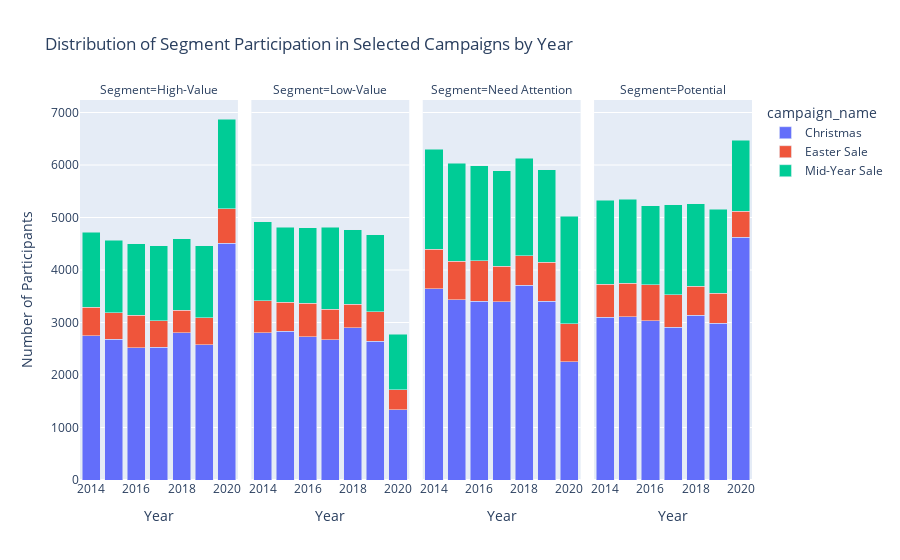

Notebook cell for this chart:
### Code cell
campaigns = ['Easter Sale', 'Mid-Year Sale', 'Christmas']
fig = plot_campaign_participation_distribution(df, campaigns)
fig.show()

### Figure 1 — Plotly figure (JSON) as saved in the notebook; plotly's stock layout.template omitted (floating-point values rounded to 4 significant figures)
{"data": [{"alignmentgroup": "True", "hovertemplate": "campaign_name=Christmas<br>Segment=High-Value<br>Year=%{x}<br>Number of Participants=%{y}<extra></extra>", "legendgroup": "Christmas", "marker": {"color": "#636efa", "pattern": {"shape": ""}}, "name": "Christmas", "offsetgroup": "Christmas", "orientation": "v", "showlegend": true, "textposition": "auto", "type": "bar", "x": [2014, 2015, 2016, 2017, 2018, 2019, 2020], "xaxis": "x", "y": [2745, 2681, 2520, 2527, 2802, 2576, 4508], "yaxis": "y"}, {"alignmentgroup": "True", "hovertemplate": "campaign_name=Christmas<br>Segment=Low-Value<br>Year=%{x}<br>Number of Participants=%{y}<extra></extra>", "legendgroup": "Christmas", "marker": {"color": "#636efa", "pattern": {"shape": ""}}, "name": "Christmas", "offsetgroup": "Christmas", "orientation": "v", "showlegend": false, "textposition": "auto", "type": "bar", "x": [2014, 2015, 2016, 2017, 2018, 2019, 2020], "xaxis": "x2", "y": [2806, 2838, 2729, 2673, 2901, 2641, 1334], "yaxis": "y2"}, {"alignmentgroup": "True", "hovertemplate": "campaign_name=Christmas<br>Segment=Need Attention<br>Year=%{x}<br>Number of Participants=%{y}<extra></extra>", "legendgroup": "Christmas", "marker": {"color": "#636efa", "pattern": {"shape": ""}}, "name": "Christmas", "offsetgroup": "Christmas", "orientation": "v", "showlegend": false, "textposition": "auto", "type": "bar", "x": [2014, 2015, 2016, 2017, 2018, 2019, 2020], "xaxis": "x3", "y": [3643, 3435, 3401, 3395, 3713, 3404, 2256], "yaxis": "y3"}, {"alignmentgroup": "True", "hovertemplate": "campaign_name=Christmas<br>Segment=Potential<br>Year=%{x}<br>Number of Participants=%{y}<extra></extra>", "legendgroup": "Christmas", "marker": {"color": "#636efa", "pattern": {"shape": ""}}, "name": "Christmas", "offsetgroup": "Christmas", "orientation": "v", "showlegend": false, "textposition": "auto", "type": "bar", "x": [2014, 2015, 2016, 2017, 2018, 2019, 2020], "xaxis": "x4", "y": [3100, 3106, 3035, 2908, 3138, 2990, 4626], "yaxis": "y4"}, {"alignmentgroup": "True", "hovertemplate": "campaign_name=Easter Sale<br>Segment=High-Value<br>Year=%{x}<br>Number of Participants=%{y}<extra></extra>", "legendgroup": "Easter Sale", "marker": {"color": "#EF553B", "pattern": {"shape": ""}}, "name": "Easter Sale", "offsetgroup": "Easter Sale", "orientation": "v", "showlegend": true, "textposition": "auto", "type": "bar", "x": [2014, 2015, 2016, 2017, 2018, 2019, 2020], "xaxis": "x", "y": [548, 509, 616, 506, 433, 515, 654], "yaxis": "y"}, {"alignmentgroup": "True", "hovertemplate": "campaign_name=Easter Sale<br>Segment=Low-Value<br>Year=%{x}<br>Number of Participants=%{y}<extra></extra>", "legendgroup": "Easter Sale", "marker": {"color": "#EF553B", "pattern": {"shape": ""}}, "name": "Easter Sale", "offsetgroup": "Easter Sale", "orientation": "v", "showlegend": false, "textposition": "auto", "type": "bar", "x": [2014, 2015, 2016, 2017, 2018, 2019, 2020], "xaxis": "x2", "y": [610, 545, 635, 580, 443, 568, 381], "yaxis": "y2"}, {"alignmentgroup": "True", "hovertemplate": "campaign_name=Easter Sale<br>Segment=Need Attention<br>Year=%{x}<br>Number of Participants=%{y}<extra></extra>", "legendgroup": "Easter Sale", "marker": {"color": "#EF553B", "pattern": {"shape": ""}}, "name": "Easter Sale", "offsetgroup": "Easter Sale", "orientation": "v", "showlegend": false, "textposition": "auto", "type": "bar", "x": [2014, 2015, 2016, 2017, 2018, 2019, 2020], "xaxis": "x3", "y": [754, 736, 779, 672, 556, 742, 717], "yaxis": "y3"}, {"alignmentgroup": "True", "hovertemplate": "campaign_name=Easter Sale<br>Segment=Potential<br>Year=%{x}<br>Number of Participants=%{y}<extra></extra>", "legendgroup": "Easter Sale", "marker": {"color": "#EF553B", "pattern": {"shape": ""}}, "name": "Easter Sale", "offsetgroup": "Easter Sale", "orientation": "v", "showlegend": false, "textposition": "auto", "type": "bar", "x": [2014, 2015, 2016, 2017, 2018, 2019, 2020], "xaxis": "x4", "y": [624, 644, 688, 620, 557, 570, 495], "yaxis": "y4"}, {"alignmentgroup": "True", "hovertemplate": "campaign_name=Mid-Year Sale<br>Segment=High-Value<br>Year=%{x}<br>Number of Participants=%{y}<extra></extra>", "legendgroup": "Mid-Year Sale", "marker": {"color": "#00cc96", "pattern": {"shape": ""}}, "name": "Mid-Year Sale", "offsetgroup": "Mid-Year Sale", "orientation": "v", "showlegend": true, "textposition": "auto", "type": "bar", "x": [2014, 2015, 2016, 2017, 2018, 2019, 2020], "xaxis": "x", "y": [1422, 1380, 1366, 1433, 1356, 1369, 1714], "yaxis": "y"}, {"alignmentgroup": "True", "hovertemplate": "campaign_name=Mid-Year Sale<br>Segment=Low-Value<br>Year=%{x}<br>Number of Participants=%{y}<extra></extra>", "legendgroup": "Mid-Year Sale", "marker": {"color": "#00cc96", "pattern": {"shape": ""}}, "name": "Mid-Year Sale", "offsetgroup": "Mid-Year Sale", "orientation": "v", "showlegend": false, "textposition": "auto", "type": "bar", "x": [2014, 2015, 2016, 2017, 2018, 2019, 2020], "xaxis": "x2", "y": [1506, 1428, 1439, 1566, 1421, 1464, 1058], "yaxis": "y2"}, {"alignmentgroup": "True", "hovertemplate": "campaign_name=Mid-Year Sale<br>Segment=Need Attention<br>Year=%{x}<br>Number of Participants=%{y}<extra></extra>", "legendgroup": "Mid-Year Sale", "marker": {"color": "#00cc96", "pattern": {"shape": ""}}, "name": "Mid-Year Sale", "offsetgroup": "Mid-Year Sale", "orientation": "v", "showlegend": false, "textposition": "auto", "type": "bar", "x": [2014, 2015, 2016, 2017, 2018, 2019, 2020], "xaxis": "x3", "y": [1900, 1866, 1802, 1827, 1856, 1764, 2049], "yaxis": "y3"}, {"alignmentgroup": "True", "hovertemplate": "campaign_name=Mid-Year Sale<br>Segment=Potential<br>Year=%{x}<br>Number of Participants=%{y}<extra></extra>", "legendgroup": "Mid-Year Sale", "marker": {"color": "#00cc96", "pattern": {"shape": ""}}, "name": "Mid-Year Sale", "offsetgroup": "Mid-Year Sale", "orientation": "v", "showlegend": false, "textposition": "auto", "type": "bar", "x": [2014, 2015, 2016, 2017, 2018, 2019, 2020], "xaxis": "x4", "y": [1606, 1595, 1505, 1719, 1567, 1600, 1350], "yaxis": "y4"}], "layout": {"annotations": [{"font": {}, "showarrow": false, "text": "Segment=High-Value", "x": 0.1175, "xanchor": "center", "xref": "paper", "y": 1, "yanchor": "bottom", "yref": "paper"}, {"font": {}, "showarrow": false, "text": "Segment=Low-Value", "x": 0.3725, "xanchor": "center", "xref": "paper", "y": 1, "yanchor": "bottom", "yref": "paper"}, {"font": {}, "showarrow": false, "text": "Segment=Need Attention", "x": 0.6275, "xanchor": "center", "xref": "paper", "y": 1, "yanchor": "bottom", "yref": "paper"}, {"font": {}, "showarrow": false, "text": "Segment=Potential", "x": 0.8825, "xanchor": "center", "xref": "paper", "y": 1, "yanchor": "bottom", "yref": "paper"}], "barmode": "stack", "legend": {"title": {"text": "campaign_name"}, "tracegroupgap": 0}, "title": {"text": "Distribution of Segment Participation in Selected Campaigns by Year"}, "xaxis": {"anchor": "y", "domain": [0, 0.235], "title": {"text": "Year"}}, "xaxis2": {"anchor": "y2", "domain": [0.255, 0.49], "matches": "x", "title": {"text": "Year"}}, "xaxis3": {"anchor": "y3", "domain": [0.51, 0.745], "matches": "x", "title": {"text": "Year"}}, "xaxis4": {"anchor": "y4", "domain": [0.765, 1.0], "matches": "x", "title": {"text": "Year"}}, "yaxis": {"anchor": "x", "domain": [0, 1], "title": {"text": "Number of Participants"}}, "yaxis2": {"anchor": "x2", "domain": [0, 1], "matches": "y", "showticklabels": false}, "yaxis3": {"anchor": "x3", "domain": [0, 1], "matches": "y", "showticklabels": false}, "yaxis4": {"anchor": "x4", "domain": [0, 1], "matches": "y", "showticklabels": false}}}
